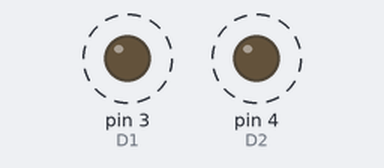
This sketch was run on a simulated Arduino Uno, built with avr-gcc and run on an emulated ATmega328P. On the bench: output pins drawn as LEDs (lit = HIGH). Dashed ring = blinking. Pins used as bus, display or sensor lines are not drawn.

Above: at 0.5 s.
Timing chart, 0 to 4.6 s (numbered marks = the images above):
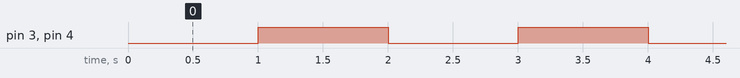

Measured:
- by itself, pin 3 (D1), pin 4 (D2): alternates HIGH for 1.0 s and LOW for 1.0 s

The sketch:

DFF-CD4013BE-Tester.ino
```cpp
void setup() {
    pinMode(2, OUTPUT);//clk
    pinMode(3, OUTPUT);//D1
    pinMode(4, OUTPUT);//D2
}

void loop() {
    while (1) {
        digitalWrite(2, 0);
        digitalWrite(3, 0);
        digitalWrite(4, 0);
        delay(500);
        digitalWrite(2, 1);
        delay(500);
        digitalWrite(2, 0);
        digitalWrite(3, 1);
        digitalWrite(4, 1);
        delay(500);
        digitalWrite(2, 1);
        delay(500);
    }
}
```
